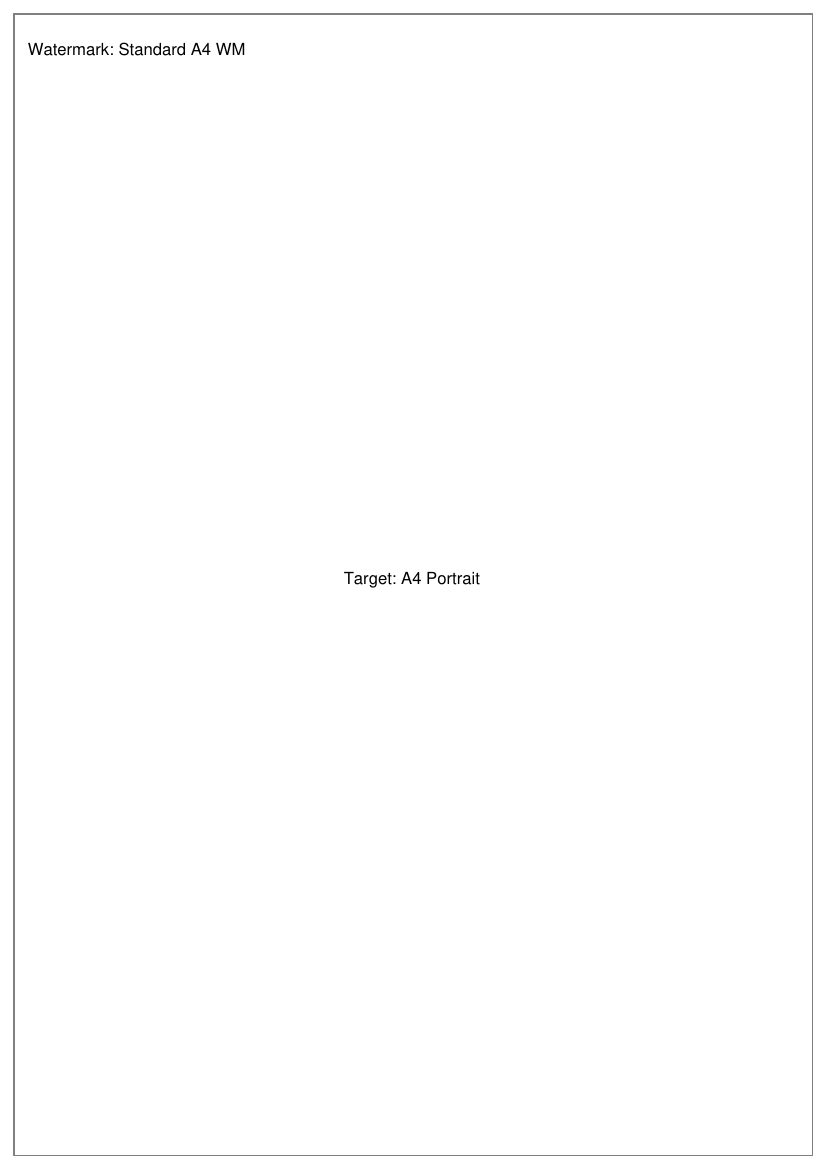

The script that saved this image:
import PyPDF2
from reportlab.pdfgen import canvas
from io import BytesIO
import os
import sys

# Mocking the scaling logic from the script
def apply_watermark_logic(target_page, wm_page):
    target_width = float(target_page.mediabox.width)
    target_height = float(target_page.mediabox.height)
    
    wm_width = float(wm_page.mediabox.width)
    wm_height = float(wm_page.mediabox.height)
    
    scale = min(target_width / wm_width, target_height / wm_height)
    off_x = (target_width - (wm_width * scale)) / 2
    off_y = (target_height - (wm_height * scale)) / 2
    
    trans = PyPDF2.Transformation().scale(scale).translate(off_x, off_y)
    # 1. Create a blank page for the watermark overlay
    wm_overlay = PyPDF2.PageObject.create_blank_page(width=target_width, height=target_height)
    # 2. Merge the watermark onto the overlay
    wm_overlay.merge_page(wm_page)
    # 3. Transform the overlay
    wm_overlay.add_transformation(trans)
    
    # 4. FOREGROUND MERGE
    new_page = PyPDF2.PageObject.create_blank_page(width=target_width, height=target_height)
    new_page.merge_page(target_page)
    new_page.merge_page(wm_overlay)
    return new_page

def create_dummy_pdf(width, height, text):
    packet = BytesIO()
    can = canvas.Canvas(packet, pagesize=(width, height))
    can.drawString(width/2 - 50, height/2, text)
    can.save()
    packet.seek(0)
    return PyPDF2.PdfReader(packet).pages[0]

def create_watermark_pdf(width, height, color_name):
    # Just a colored box to represent watermark
    packet = BytesIO()
    can = canvas.Canvas(packet, pagesize=(width, height))
    can.setStrokeColorRGB(0.5, 0.5, 0.5)
    can.rect(10, 10, width-20, height-20, stroke=1, fill=0) # Border
    can.drawString(20, height-40, f"Watermark: {color_name}")
    can.save()
    packet.seek(0)
    return PyPDF2.PdfReader(packet).pages[0]

def run_test():
    # 1. A4 Portrait Page (595x842)
    # 2. Letter Landscape Page (792x612)
    # 3. Small square page (400x400)
    
    pages = [
        (595, 842, "A4 Portrait"),
        (792, 612, "Letter Landscape"),
        (400, 400, "Square")
    ]
    
    # Common watermark (Let's say it's A4 size)
    wm_page = create_watermark_pdf(595, 842, "Standard A4 WM")
    
    writer = PyPDF2.PdfWriter()
    
    for w, h, name in pages:
        print(f"Testing {name}...")
        target = create_dummy_pdf(w, h, f"Target: {name}")
        output_page = apply_watermark_logic(target, wm_page)
        writer.add_page(output_page)
    
    output_path = "test_watermark_positioning.pdf"
    with open(output_path, "wb") as f:
        writer.write(f)
    print(f"\nTest PDF created at: {output_path}")

if __name__ == "__main__":
    run_test()
